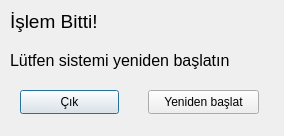
<?xml version="1.0" encoding="UTF-8"?>
<ui version="4.0">
 <class>Dialog</class>
 <widget class="QDialog" name="Dialog">
  <property name="geometry">
   <rect>
    <x>0</x>
    <y>0</y>
    <width>284</width>
    <height>136</height>
   </rect>
  </property>
  <property name="windowTitle">
   <string>Bilgi</string>
  </property>
  <widget class="QLabel" name="label">
   <property name="geometry">
    <rect>
     <x>10</x>
     <y>10</y>
     <width>201</width>
     <height>31</height>
    </rect>
   </property>
   <property name="text">
    <string>&lt;!DOCTYPE HTML PUBLIC &quot;-//W3C//DTD HTML 4.0//EN&quot; &quot;http://www.w3.org/TR/REC-html40/strict.dtd&quot;&gt;
&lt;html&gt;&lt;head&gt;&lt;meta name=&quot;qrichtext&quot; content=&quot;1&quot; /&gt;&lt;style type=&quot;text/css&quot;&gt;
p, li { white-space: pre-wrap; }
&lt;/style&gt;&lt;/head&gt;&lt;body style=&quot; font-family:'Sans Serif'; font-size:9pt; font-weight:400; font-style:normal;&quot;&gt;
&lt;p style=&quot; margin-top:0px; margin-bottom:0px; margin-left:0px; margin-right:0px; -qt-block-indent:0; text-indent:0px;&quot;&gt;&lt;span style=&quot; font-size:14pt;&quot;&gt;İşlem Bitti!&lt;/span&gt;&lt;/p&gt;
&lt;p style=&quot;-qt-paragraph-type:empty; margin-top:0px; margin-bottom:0px; margin-left:0px; margin-right:0px; -qt-block-indent:0; text-indent:0px; font-size:14pt;&quot;&gt;&lt;/p&gt;&lt;/body&gt;&lt;/html&gt;</string>
   </property>
  </widget>
  <widget class="QLabel" name="label_2">
   <property name="geometry">
    <rect>
     <x>10</x>
     <y>40</y>
     <width>281</width>
     <height>41</height>
    </rect>
   </property>
   <property name="font">
    <font>
     <pointsize>12</pointsize>
    </font>
   </property>
   <property name="text">
    <string>Lütfen sistemi yeniden başlatın</string>
   </property>
  </widget>
  <widget class="QPushButton" name="pushButton">
   <property name="geometry">
    <rect>
     <x>20</x>
     <y>90</y>
     <width>99</width>
     <height>24</height>
    </rect>
   </property>
   <property name="text">
    <string>Çık</string>
   </property>
  </widget>
  <widget class="QPushButton" name="pushButton_2">
   <property name="geometry">
    <rect>
     <x>148</x>
     <y>90</y>
     <width>111</width>
     <height>24</height>
    </rect>
   </property>
   <property name="text">
    <string>Yeniden başlat</string>
   </property>
  </widget>
 </widget>
 <resources/>
 <connections>
  <connection>
   <sender>pushButton</sender>
   <signal>clicked()</signal>
   <receiver>Dialog</receiver>
   <slot>close()</slot>
   <hints>
    <hint type="sourcelabel">
     <x>49</x>
     <y>101</y>
    </hint>
    <hint type="destinationlabel">
     <x>8</x>
     <y>75</y>
    </hint>
   </hints>
  </connection>
  <connection>
   <sender>pushButton_2</sender>
   <signal>clicked()</signal>
   <receiver>Dialog</receiver>
   <slot>close()</slot>
   <hints>
    <hint type="sourcelabel">
     <x>220</x>
     <y>108</y>
    </hint>
    <hint type="destinationlabel">
     <x>267</x>
     <y>112</y>
    </hint>
   </hints>
  </connection>
 </connections>
</ui>
